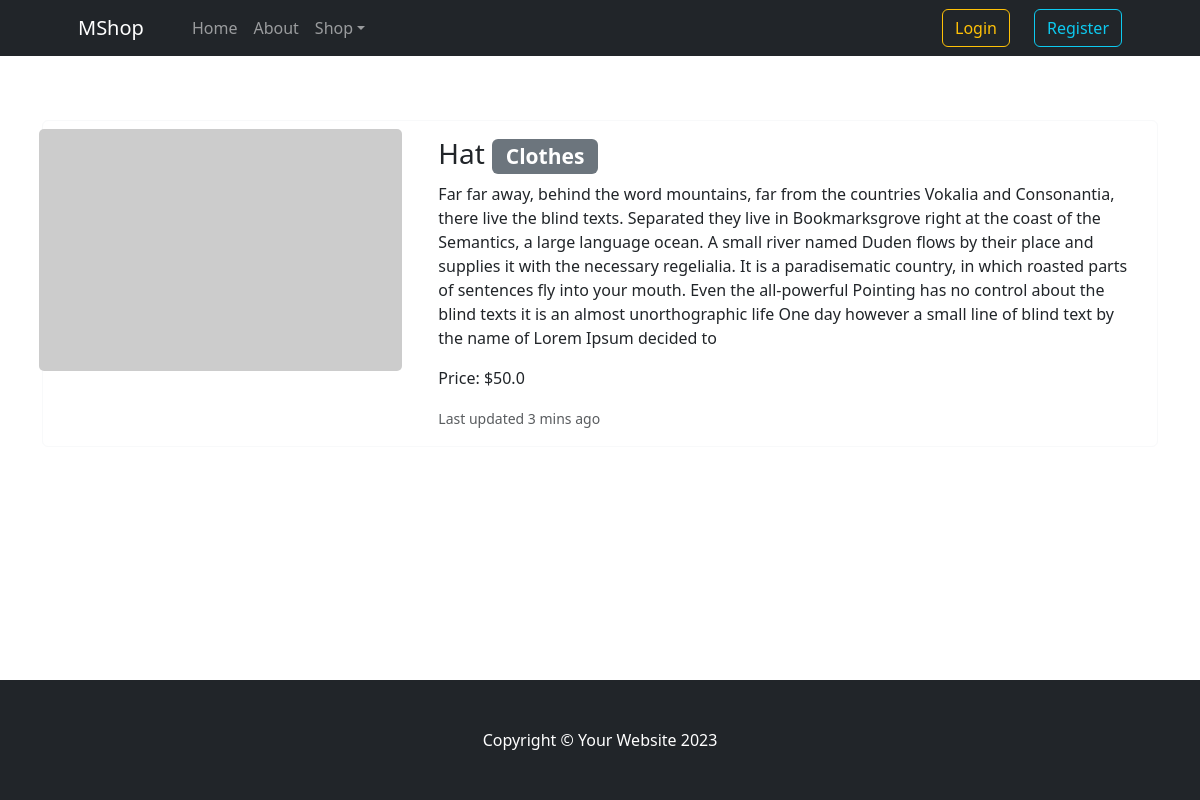
The app's page /5/ with its own data.
### items/models.py (models this page shows, shortened)
class Item(models.Model):
    title = models.CharField(max_length=60)
    description = models.TextField()
    price = models.FloatField()
    image = models.ImageField(upload_to="item_images", blank=True, null=True)
    is_sold = models.BooleanField(default=False)
    is_on_sale = models.BooleanField(default=False)
    discount = models.FloatField(default=0.0)
    created_at = models.DateTimeField(auto_now_add=True)
    category = models.ForeignKey(
        Category, on_delete=models.CASCADE, related_name="items"
    )
    buyers = models.ManyToManyField(
        User, through="Purchase", related_name="purchased_items"
    )
    class Meta:
        ordering = ("title",)

class Category(models.Model):
    name = models.CharField(max_length=30)
    class Meta:
        verbose_name_plural = "Categories"
    def __str__(self) -> str:
        return self.name

### items/views.py (the view)
# urls.py: path("<int:pk>/", views.detail, name="detail"),
def detail(request, pk):
    item = get_object_or_404(Item, pk=pk)
    if item.is_on_sale:
        item.discount = item.discounted_price()
    return render(
        request,
        "items/detail.html",
        {
            "item": item,
        },
    )

### items/templates/items/detail.html (shortened to what this page needs)
{% extends "items/base.html" %}
{% block content %}
<div class="container my-5">
    <div class="card border-light my-3">
        <div class="row no-gutters">
        <div class="col-md-4 p-2">
            <img src="https://dummyimage.com/450x300/dee2e6/6c757d.jpg" class="card-img" alt="...">
        </div>
        <div class="col-md-8">
            <div class="card-body">
                <h3 class="card-title">
                    {{ item.title }} <span class="badge bg-secondary">{{ item.category }}</span>
                </h3>
                <p class="card-text">{{ item.description }}</p>
                <p class="card-text">Price:
                {% if item.is_on_sale %}
                    <span class="text-muted text-decoration-line-through">${{ item.price }}</span>
                    ${{ item.discount }}
                {% else %}
                    ${{ item.price }}
                {% endif %}
                </p>
                <p class="card-text"><small class="text-muted">Last updated 3 mins ago</small></p>
            </div>
        </div>
        </div>
    </div>
</div>
{% endblock content %}

### records on screen
Item: title "Hat", category "Clothes", description "Far far away, behind the word mountains, far from the countries Vokalia and Consonantia, there live the blind texts. Separated they live in Bookmarksgrove right at the coast of the Semantics, a large language ocean. A small river named Duden flows by their place and supplies it with the necessary regelialia. It is a paradisematic country, in which roasted parts of sentences fly into your mouth. Even the all-powerful Pointing has no control about the blind texts it is an almost unorthographic life One day however a small line of blind text by the name of Lorem Ipsum decided to", price "50.0"
